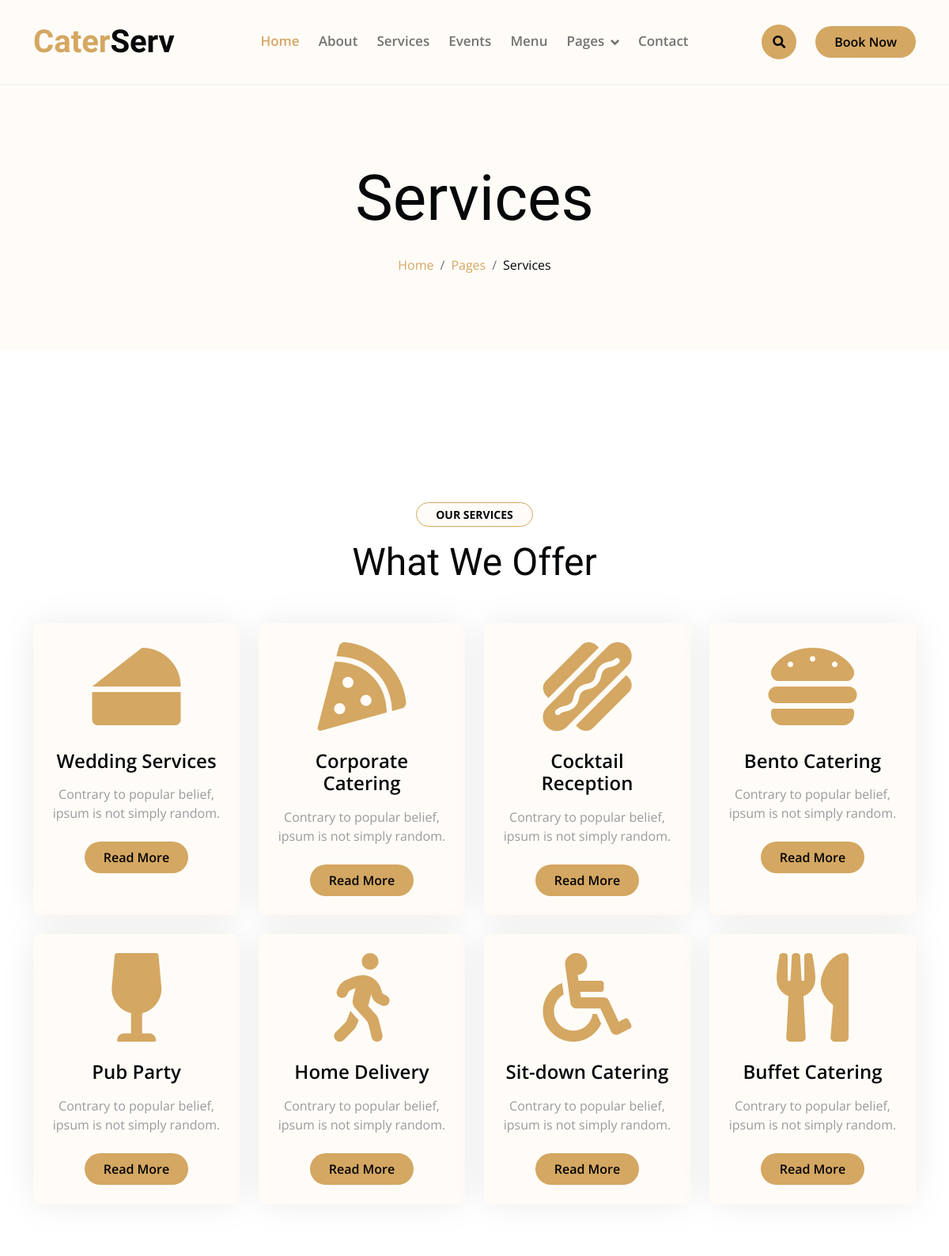
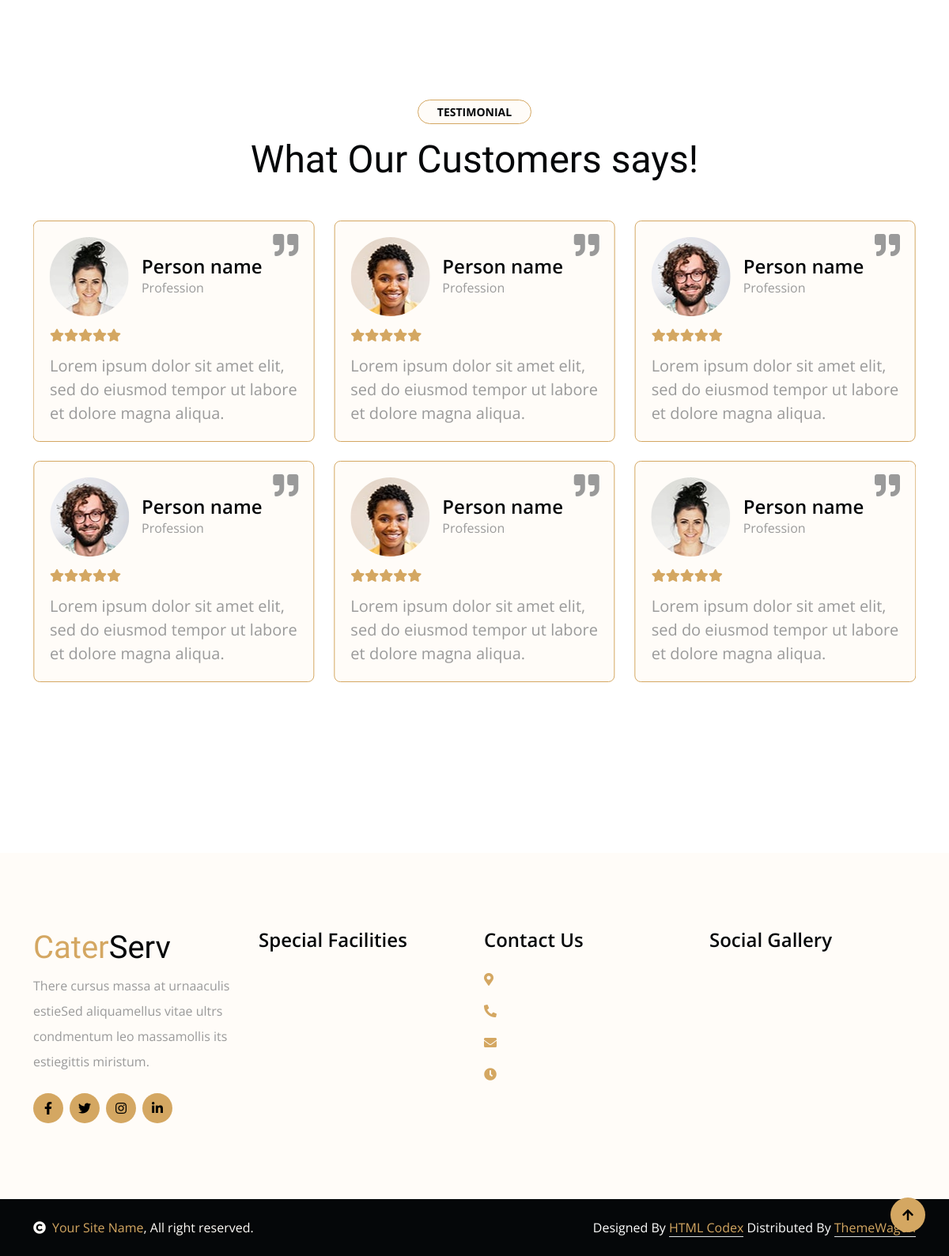
The app's page /service/ with its own data (2 pictures, top to bottom).
### caterapp/models.py (models this page shows)
class Service(models.Model):
    icon = models.CharField(max_length=50)
    service_name = models.CharField(max_length=50)
    service_desc = models.CharField(max_length=100)

class ServiceCustomers(models.Model):
    image = models.ImageField(upload_to='Service/')
    name = models.CharField(max_length=50)
    profession = models.CharField(max_length=50)
    review = models.TextField()

### caterapp/views.py (the view)
# urls.py: path('service/', views.service, name='service'),
def service(request):
    service = Service.objects.all()
    customers = ServiceCustomers.objects.all()
    customerss = ServiceCustomers.objects.all()
    return render(request, 'service.html', {'service': service, 'customers': customers, 'customerss': customerss})

### caterapp/templatetags/custom_filters.py (called while the page is built)
@register.filter(name='wow_delay')
def wow_delay(counter, delay):
    return f'{counter * delay:.1f}'

### templates/service.html (shortened to what this page needs)
{% extends "Base/base.html" %}
{% block start %}
{% load custom_filters %}
        <div class="container-fluid bg-light py-6 my-6 mt-0">
            <div class="container text-center animated bounceInDown">
                <h1 class="display-1 mb-4">Services</h1>
                <ol class="breadcrumb justify-content-center mb-0 animated bounceInDown">
                    <li class="breadcrumb-item"><a href="{% url 'index' %}">Home</a></li>
                    <li class="breadcrumb-item"><a href="#">Pages</a></li>
                    <li class="breadcrumb-item text-dark" aria-current="page">Services</li>
                </ol>
            </div>
        </div>
        <div class="container-fluid service py-6">
            <div class="container">
                <div class="text-center wow bounceInUp" data-wow-delay="0.1s">
                    <small class="d-inline-block fw-bold text-dark text-uppercase bg-light border border-primary rounded-pill px-4 py-1 mb-3">Our Services</small>
                    <h1 class="display-5 mb-5">What We Offer</h1>
                </div>
                <div class="row g-4">
                    {% for i in service %}
                    <div class="col-lg-3 col-md-6 col-sm-12 wow bounceInUp" data-wow-delay="{{ forloop.counter0|wow_delay:0.2 }}s">
                        <div class="bg-light rounded service-item">
                            <div class="service-content d-flex align-items-center justify-content-center p-4">
                                <div class="service-content-icon text-center">
                                    <i class="{{ i.icon }} fa-7x text-primary mb-4"></i>
                                    <h4 class="mb-3">{{ i.service_name }}</h4>
                                    <p class="mb-4">{{ i.service_desc }}</p>
                                    <a href="{% url 'service' %}" class="btn btn-primary px-4 py-2 rounded-pill">Read More</a>
                                </div>
                            </div>
                        </div>
                    </div>
                    {% endfor %}
                </div>
            </div>
        </div>
        <div class="container-fluid py-6">
            <div class="container">
                <div class="text-center wow bounceInUp" data-wow-delay="0.1s">
                    <small class="d-inline-block fw-bold text-dark text-uppercase bg-light border border-primary rounded-pill px-4 py-1 mb-3">Testimonial</small>
                    <h1 class="display-5 mb-5">What Our Customers says!</h1>
                </div>
                <div class="owl-carousel owl-theme testimonial-carousel testimonial-carousel-1 mb-4 wow bounceInUp" data-wow-delay="0.1s">
                    {% for i in customers %}
                    <div class="testimonial-item rounded bg-light">
                        <div class="d-flex mb-3">
                            <img src="{{ i.image.url }}" class="img-fluid rounded-circle flex-shrink-0" alt="{{ i.image.name}}">
                            <div class="position-absolute" style="top: 15px; right: 20px;">
                                <i class="fa fa-quote-right fa-2x"></i>
                            </div>
                            <div class="ps-3 my-auto">
                                <h4 class="mb-0">{{ i.name }}</h4>
                                <p class="m-0">{{ i.profession }}</p>
                            </div>
                        </div>
                        <div class="testimonial-content">
                            <div class="d-flex">
                                <i class="fas fa-star text-primary"></i>
                                <i class="fas fa-star text-primary"></i>
                                <i class="fas fa-star text-primary"></i>
                                <i class="fas fa-star text-primary"></i>
                                <i class="fas fa-star text-primary"></i>
                            </div>
                            <p class="fs-5 m-0 pt-3">{{ i.review }}</p>
                        </div>
                    </div>
                    {% endfor %}
                </div>
                <div class="owl-carousel owl-theme testimonial-carousel testimonial-carousel-2 mb-4 wow bounceInUp" data-wow-delay="0.3s">
                    {% for i in customerss %}
                    <div class="testimonial-item rounded bg-light">
                        <div class="d-flex mb-3">
                            <img src="{{ i.image.url }}" class="img-fluid rounded-circle flex-shrink-0" alt="{{ i.image.name}}">
                            <div class="position-absolute" style="top: 15px; right: 20px;">
                                <i class="fa fa-quote-right fa-2x"></i>
                            </div>
                            <div class="ps-3 my-auto">
                                <h4 class="mb-0">{{ i.name }}</h4>
                                <p class="m-0">{{ i.profession }}</p>
                            </div>
                        </div>
                        <div class="testimonial-content">
                            <div class="d-flex">
                                <i class="fas fa-star text-primary"></i>
                                <i class="fas fa-star text-primary"></i>
                                <i class="fas fa-star text-primary"></i>
                                <i class="fas fa-star text-primary"></i>
                                <i class="fas fa-star text-primary"></i>
                            </div>
                            <p class="fs-5 m-0 pt-3">{{ i.review }}</p>
                        </div>
                    </div>
                    {% endfor %}
                </div>
            </div>
        </div>
{% endblock %}

### static/css/style.css (style rules this page uses)
h1, h2, h3, .h1, .h2, .h3 { font-weight: 400 !important; font-family: 'Playball', cursive !important; }
h4, h5, h6, .h4, .h5, .h6 { font-weight: 600 !important; font-family: 'Open Sans', sans-serif !important; }
.my-6 { margin-top: 6rem; margin-bottom: 6rem; }
.py-6 { padding-top: 6rem; padding-bottom: 6rem; }
.wow, .animated { animation-duration: 2s !important; }
.btn.btn-primary { border: 0; }
.btn { font-weight: 600; transition: .5s; }
.service .service-item { position: relative; height: 100%; border-radius: 8px; box-shadow: 0 0 45px rgba(0, 0, 0, .08); }
.service-content::after { position: absolute; content: ""; width: 100%; height: 0; top: 0; left: 0; bottom: auto; background: var(--bs-primary); border-radius: 8px; transition: 1s; }
.service-item .service-content-icon { position: relative; z-index: 2; }
.service-item .service-content-icon i, .service-item .service-content-icon p { transition: 1s; }
.service-item .service-content-icon a.btn-primary { transition: 1s !important; }
.testimonial-item { border: 1px solid var(--bs-primary); padding: 20px 20px; }
.testimonial-carousel .owl-item img { width: 100px; height: 100px; }
.testimonial-carousel.owl-rtl .testimonial-item { direction: ltr !important; }

### records on screen
Service: service_name "Wedding Services", service_desc "Contrary to popular belief, ipsum is not simply random."
Service: service_name "Corporate Catering", service_desc "Contrary to popular belief, ipsum is not simply random."
Service: service_name "Cocktail Reception", service_desc "Contrary to popular belief, ipsum is not simply random."
Service: service_name "Bento Catering", service_desc "Contrary to popular belief, ipsum is not simply random."
Service: service_name "Pub Party", service_desc "Contrary to popular belief, ipsum is not simply random."
Service: service_name "Home Delivery", service_desc "Contrary to popular belief, ipsum is not simply random."
Service: service_name "Sit-down Catering", service_desc "Contrary to popular belief, ipsum is not simply random."
Service: service_name "Buffet Catering", service_desc "Contrary to popular belief, ipsum is not simply random."
ServiceCustomers: image (picture), name "Person name", profession "Profession", review "Lorem ipsum dolor sit amet elit, sed do eiusmod tempor ut labore et dolore magna aliqua."
ServiceCustomers: image (picture), name "Person name", profession "Profession", review "Lorem ipsum dolor sit amet elit, sed do eiusmod tempor ut labore et dolore magna aliqua."
ServiceCustomers: image (picture), name "Person name", profession "Profession", review "Lorem ipsum dolor sit amet elit, sed do eiusmod tempor ut labore et dolore magna aliqua."
